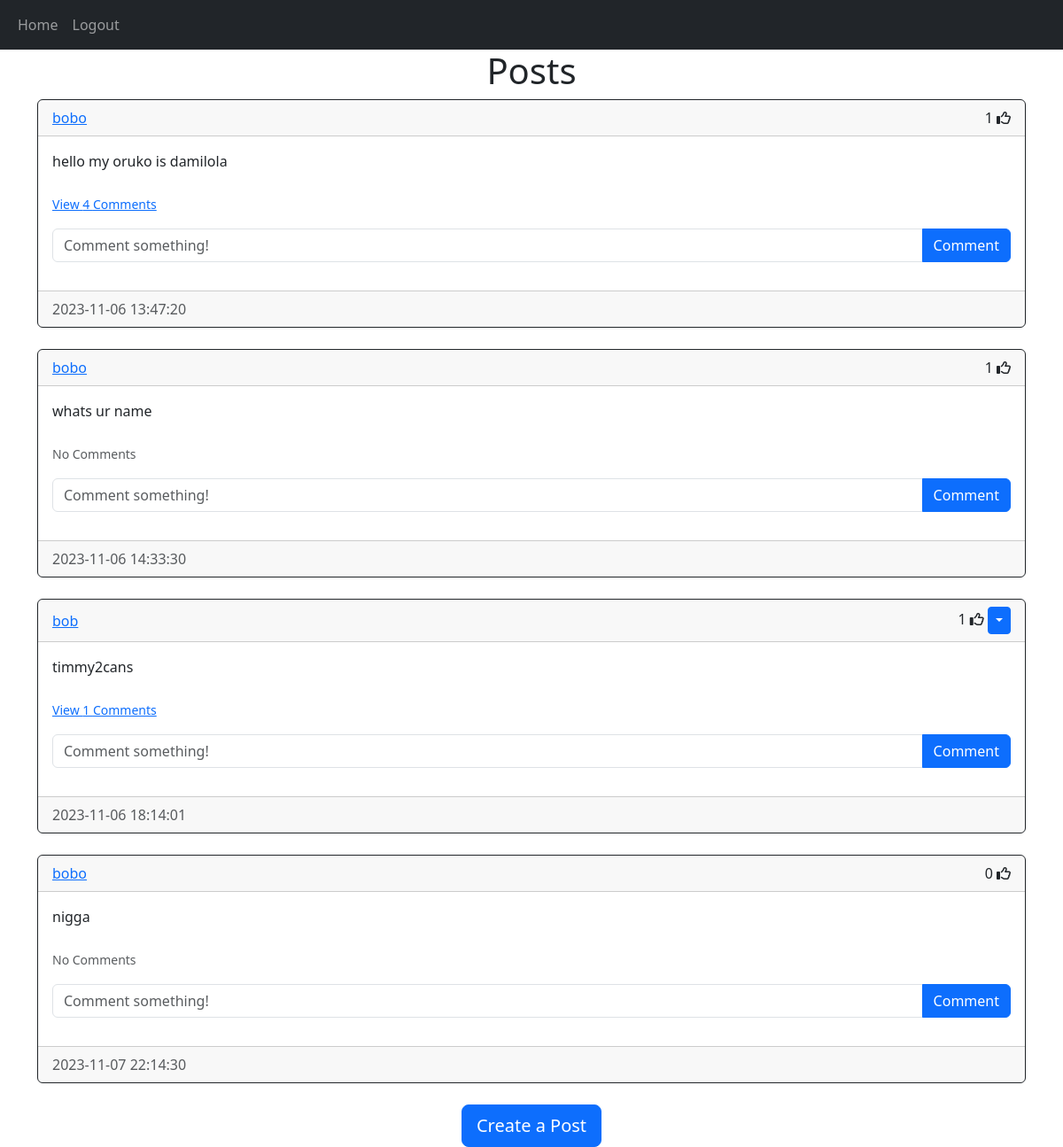
The app's page /home (signed in) with its own data.
### website/models.py (models this page shows)
class Post(db.Model):
    id = db.Column(db.Integer, primary_key=True)
    text = db.Column(db.Text, nullable=False)
    date_created = db.Column(db.DateTime(timezone=True), default=func.now())
    author = db.Column(db.Integer, db.ForeignKey(
        'user.id', ondelete="CASCADE"), nullable=False)
    comments = db.relationship('Comment', backref='post', passive_deletes=True)
    likes = db.relationship('Like', backref='post', passive_deletes=True)

class User(db.Model, UserMixin):
    id = db.Column(db.Integer, primary_key=True)
    email = db.Column(db.String(150), unique=True)
    username = db.Column(db.String(150), unique=True)
    password = db.Column(db.String(150))
    date_created = db.Column(db.DateTime(timezone=True), default=func.now())
    posts = db.relationship('Post', backref='user', passive_deletes=True)
    comments = db.relationship('Comment', backref='user', passive_deletes=True)
    likes = db.relationship('Like', backref='user', passive_deletes=True)

### website/views.py (the view)
@views.route('/')
@views.route('/home')
@login_required
def home():
    posts = Post.query.all()
    return render_template('home.html', user=current_user, posts=posts)

### website/__init__.py (called while the page is built)
def create_app():
    app = Flask(__name__)
    app.config['SECRET_KEY'] = "helloworld"
    app.config['SQLALCHEMY_DATABASE_URI'] = f'sqlite:///{DB_NAME}'
    db.init_app(app)
    from .views import views
    from .auth import auth
    app.register_blueprint(views, url_prefix="/")
    app.register_blueprint(auth, url_prefix="/")
    from .models import User, Post, Comment, Like
    with app.app_context():
        create_database(app)
    login_manager = LoginManager()
    login_manager.login_view = "auth.login"
    login_manager.init_app(app)
    @login_manager.user_loader
    def load_user(id):
        return User.query.get(int(id))
    return app

### website/templates/home.html (shortened to what this page needs)
{% extends "post_div.html" %}

### website/templates/post_div.html (shortened to what this page needs)
{% extends "base.html" %} {% block title %}Home{% endblock %} {% block content
    %}
    <h1 align="center">{% block header %}Posts{% endblock %}</h1>
    <div id="posts">
      {% for post in posts %}
      <div class="card border-dark">
        <div class="card-header d-flex justify-content-between align-items-center">
          <a href="/posts/{{post.user.username}}">{{post.user.username}}</a>
          <div>
            <span id="likes-count-{{post.id}}">
            {{ post.likes|length }}</span>
            {% if user.id in post.likes|map(attribute="author")|list %}
            <i
              class="fas fa-thumbs-up"
              id="like-button-{{post.id}}"
              onclick="like('{{post.id}}')"
            ></i>
            {% else %}
            <i
              class="far fa-thumbs-up"
              id="like-button-{{post.id}}"
              onclick="like('{{post.id}}')"
            ></i>
            {% endif %} {% if user.id == post.author %}
            <div class="btn-group">
              <button
                type="button"
                class="btn btn-sm btn-primary dropdown-toggle"
                data-bs-toggle="dropdown"
              ></button>
            </div>
            {% endif %}
          </div>
        </div>
        <div class="card-body">
          <div class="card-text">{{post.text}}</div>
          <br />
          <p class="card-text">
            {% if post.comments|length > 0 %}
            <a data-bs-toggle="collapse" href="#comments-{{post.id}}" role="button">
              <small>View {{post.comments|length}} Comments</small>
            </a>
            {% else %}
            <small class="text-muted">No Comments</small>
            {% endif %}
          </p>
          <form
            class="input-group mb-3"
            method="POST"
            action="/create-comment/{{post.id}}"
          >
            <input
              type="text"
              id="text"
              name="text"
              class="form-control"
              placeholder="Comment something!"
            />
            <button type="submit" class="btn btn-primary">Comment</button>
          </form>
        </div>
        <div class="card-footer text-muted">{{post.date_created}}</div>
      </div>
      <br/ > {% endfor %}
    </div>
    {% block footer %}
    <div align="center">
      <a href="/create-post"
        ><button type="button" class="btn btn-primary btn-lg">
          Create a Post
        </button></a
      >
    </div>
    {% endblock %} {% endblock %}

### records on screen
Post: user.username "bobo", likes|length "1", text "hello my oruko is damilola", comments|length "4", date_created "2023-11-06 13:47:20"
Post: user.username "bobo", likes|length "1", text "whats ur name", shows "No Comments", date_created "2023-11-06 14:33:30"
Post: user.username "bob", likes|length "1", text "timmy2cans", comments|length "1", date_created "2023-11-06 18:14:01"
Post: user.username "bobo", likes|length "0", text "nigga", shows "No Comments", date_created "2023-11-07 22:14:30"
